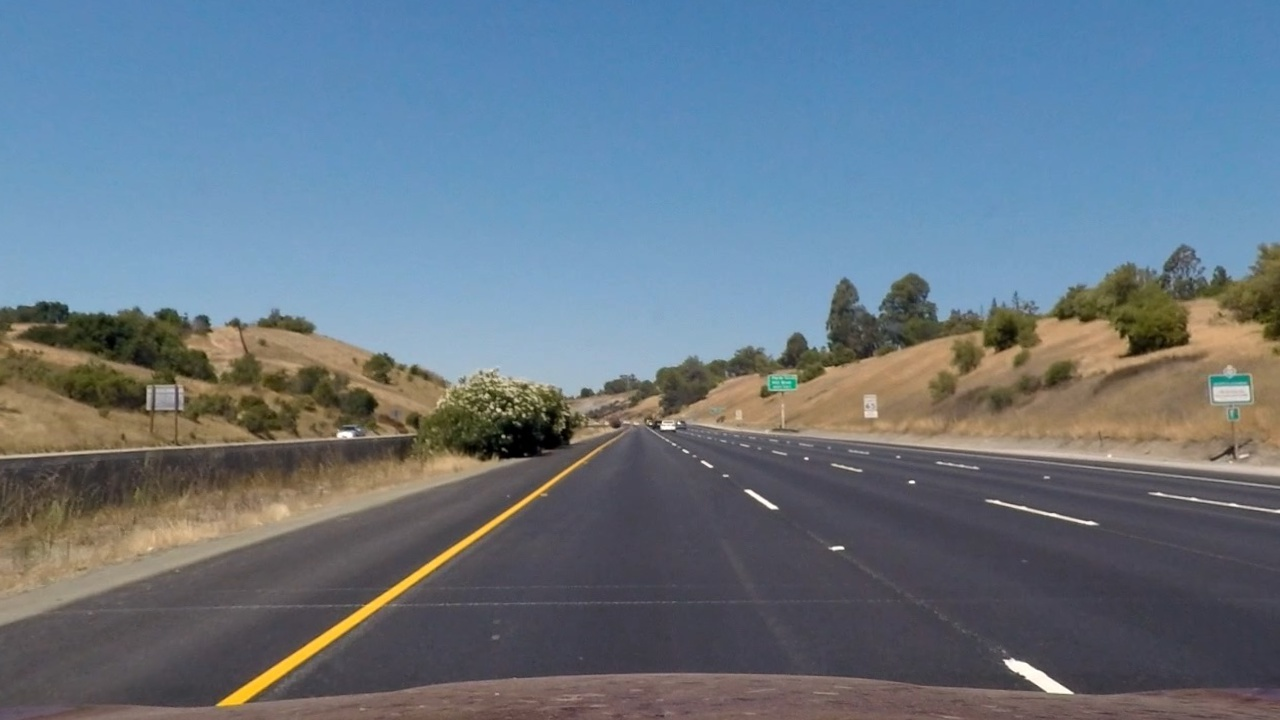
#> input picture undistorted_images/straight_lines1.jpg, 1280 x 720 px
$ python -i pipeline.py   (imports and definitions only)   (older library calls are emulated)
#> lines starting #> are read from the running program, lines starting #| are printed output that depends on the picture; after the words box and inside, x2 and y2 are one past the last pixel; in counts of white or black regions, pixels touching at a corner belong together
#> further down, picture is the input picture: shape (720, 1280, 3); mean B, G, R 131.6, 118.3, 103.6
import cv2
import pickle
import matplotlib.pyplot as plt
import numpy as np
from random import randint

# ~~~~~~~~~~~~~~~~~~~~~~~~~~~~~~~~~~~~~~~~~~~~~~~~~~~~~~~~~~~~~~~~~~~~~~~~~~~~~~~~
# DEFAULTS
# ~~~~~~~~~~~~~~~~~~~~~~~~~~~~~~~~~~~~~~~~~~~~~~~~~~~~~~~~~~~~~~~~~~~~~~~~~~~~~~~~

# Load up the camera-calibration pickle
# [2 lines not run here, left out]

# interest_area is the area of the road we're interested in - changeable in function, set here for ease of use
# interest_area = np.float32([
#                     [480, 500],
#                     [850, 500],
#                     [1200, 670],
#                     [140, 670]
#                 ])
interest_area = np.float32([ [600, 450], [720, 450], [1200, 670], [140, 670] ])

color_thresholds = { "h": (15, 100), "s": (90, 255) }

# ~~~~~~~~~~~~~~~~~~~~~~~~~~~~~~~~~~~~~~~~~~~~~~~~~~~~~~~~~~~~~~~~~~~~~~~~~~~~~~~~

# This is a helper function to help me define the interest_area for test images.
# [20 lines left out: functions testInterestArea, grabTestImage, not called in this run]

ret, mtx, dist, rvecs, tvecs = None, None, None, None, None

# [25 lines left out: functions calibrateCamera, undistort, not called in this run]

# Color / gradient threholding
# img - the image being worked on
# thresholds - dict of { "h": tuple, "s": tuple } where each tuple is (low, high)
# returns hue_mask, saturation_mask, combined_mask
def colorThreshold(img, thresholds=None, debug=False):
    if thresholds is None:
        thresholds = color_thresholds

    hls = cv2.cvtColor(img, cv2.COLOR_RGB2HLS)

    h_channel = hls[:,:,0]
    s_channel = hls[:,:,2]

    if debug is True:
        plt.figure()
        plt.suptitle("Hue mask")
        plt.imshow(h_channel)
        plt.show()
        plt.figure()
        plt.suptitle("Saturation mask")
        plt.imshow(s_channel)
        plt.show()

    binary_mask_h = np.zeros_like(h_channel)
    binary_mask_s = np.zeros_like(s_channel)
    binary_mask_combined = np.zeros_like(h_channel)

    binary_mask_h[ (h_channel > thresholds["h"][0]) & (h_channel <= thresholds["h"][1]) ] = 1
    binary_mask_s[ (s_channel > thresholds["s"][0]) & (s_channel <= thresholds["s"][1]) ] = 1
    binary_mask_combined[ (h_channel > thresholds["h"][0]) & (h_channel <= thresholds["h"][1]) & (s_channel > thresholds["s"][0]) & (s_channel <= thresholds["s"][1]) ] = 1

    if debug is True:
        plt.figure()
        plt.suptitle("Binary Mask of Hue Thresholds")
        plt.imshow(binary_mask_h)
        plt.show()

        plt.figure()
        plt.suptitle("Binary Mask of Saturation Thresholds")
        plt.imshow(binary_mask_s)
        plt.show()

        plt.figure()
        plt.suptitle("Binary Mask of Hue/Saturation Thresholds")
        plt.imshow(binary_mask_combined)
        plt.show()

    return binary_mask_h, binary_mask_s, binary_mask_combined

def absoluteSobel(img, threshold={ "x": (40, 255), "y": (80, 255) }, debug=False):
#> called with debug = False
    gray = cv2.cvtColor(img, cv2.COLOR_RGB2GRAY)
    sobelx = cv2.Sobel(gray, cv2.CV_64F, 1, 0, ksize=7)
    abs_sobelx = np.absolute(sobelx)
    scaled_sobelx = np.uint8(255 * abs_sobelx/np.max(abs_sobelx))

    sobely = cv2.Sobel(gray, cv2.CV_64F, 0, 1, ksize=7)
    abs_sobely = np.absolute(sobely)
    scaled_sobely = np.uint8(255 * abs_sobely/np.max(abs_sobely))

    sobel_binaryx = np.zeros_like(scaled_sobelx)
    sobel_binaryx[ (scaled_sobelx >= threshold["x"][0]) & (scaled_sobelx <= threshold["x"][1]) ] = 1

    sobel_binaryy = np.zeros_like(scaled_sobely)
    sobel_binaryy[ (scaled_sobely >= threshold["y"][0]) & (scaled_sobely <= threshold["y"][1]) ] = 1

    if debug is True:
        plt.figure()
        plt.suptitle("Absolute Scaled Sobel X Gradient")
        plt.imshow(scaled_sobelx)
        plt.show()

        plt.figure()
        plt.suptitle("Absolute Scaled Sobel X Threshold")
        plt.imshow(sobel_binaryx, cmap="gray")
        plt.show()

        plt.figure()
        plt.suptitle("Absolute Scaled Sobel Y Gradient")
        plt.imshow(scaled_sobely)
        plt.show()

        plt.figure()
        plt.suptitle("Absolute Scaled Sobel Y Threshold")
        plt.imshow(sobel_binaryy, cmap="gray")
        plt.show()


    return scaled_sobelx, sobel_binaryx, scaled_sobely, sobel_binaryy

def magnitudeSobel(img, threshold=(60, 255), debug=False):
    gray = cv2.cvtColor(img, cv2.COLOR_RGB2GRAY)

    sobelx = cv2.Sobel(gray, cv2.CV_64F, 1, 0, ksize=7)
    sobely = cv2.Sobel(gray, cv2.CV_64F, 0, 1, ksize=7)

    sobel = np.sqrt(sobelx ** 2 + sobely ** 2)

    scaled_sobel = np.uint8(255*sobel/np.max(sobel))

    binary_mask = np.zeros_like(scaled_sobel)
    binary_mask[ (scaled_sobel > threshold[0]) & (scaled_sobel < threshold[1]) ] = 1

    if debug is True:
        plt.figure()
        plt.suptitle("Magnitude Sobel Threshold")
        plt.imshow(scaled_sobel, cmap="gray")
        plt.show()

        plt.figure()
        plt.suptitle("Magnitude Sobel Binary Mask")
        plt.imshow(binary_mask, cmap="gray")
        plt.show()

    return scaled_sobel, binary_mask

# [22 lines left out: function directionalSobel, not called in this run]

def combinedSobel(img, debug=True):
    _, sobel_binaryx, _, sobel_binaryy = absoluteSobel(img, debug=debug)
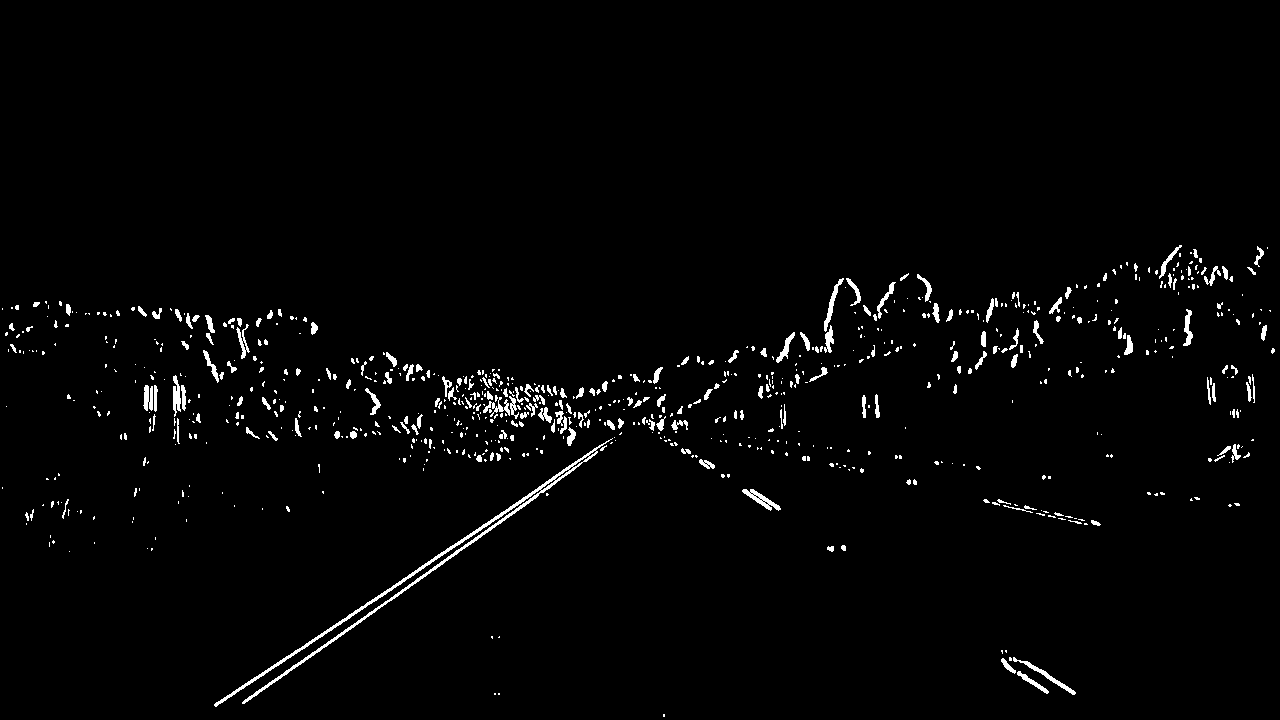
#> sobel_binaryx: shape (720, 1280); values 0 (black) and 1 (white), 1.9% white; 813 white regions (608 under 20 px), largest, box (x1, y1, x2, y2) and area: (214, 438, 613, 707) 2730, (742, 489, 781, 511) 284, (1013, 657, 1076, 695) 279
#> sobel_binaryy: shape (720, 1280); values 0 (black) and 1 (white), 1.3% white in thin lines or dots, all inside (x1, y1, x2, y2) = (0, 266, 1280, 708)
    _, magnitude_binary = magnitudeSobel(img, debug=debug)
#> magnitude_binary: shape (720, 1280); values 0 (black) and 1 (white), 3% white; 450 white regions (304 under 20 px), largest, box (x1, y1, x2, y2) and area: (137, 433, 622, 708) 3063, (0, 428, 417, 461) 1673, (792, 436, 1280, 478) 1521
    # _, directional_binary = directionalSobel(img, debug=debug)

    combined = np.zeros_like(sobel_binaryx)
    # combined[ (sobel_binaryx == 1) | (sobel_binaryy == 1) | (magnitude_binary == 1) | (directional_binary == 1) ] = 1
    combined[ (sobel_binaryx == 1) | (sobel_binaryy == 1) | (magnitude_binary == 1) ] = 1

    if debug is True:
        plt.figure()
        plt.suptitle("Combined Sobel Gradients")
        plt.imshow(combined)
        plt.show()

    return combined

def combinedThresholds(img, debug=False):
    sobelMask = combinedSobel(img, debug=debug)
#> sobelMask: shape (720, 1280); values 0 (black) and 1 (white), 3.6% white; 554 white regions (394 under 20 px), largest, box (x1, y1, x2, y2) and area: (137, 432, 622, 708) 3132, (0, 416, 419, 461) 1802, (464, 369, 557, 423) 1660
    hMask, sMask, combinedColorMask = colorThreshold(img, debug=debug)
#> in colorThreshold, `h_channel = hls[:,:,0]`:
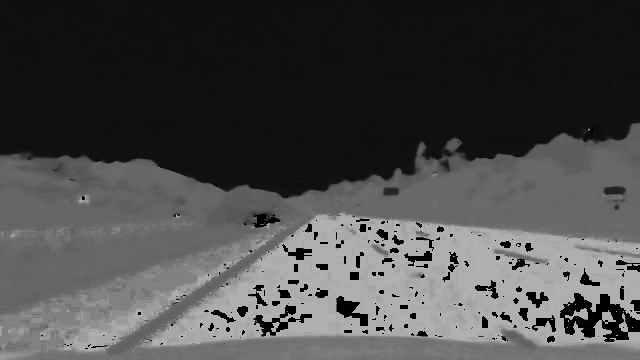
#> h_channel: shape (720, 1280) (shown at 1/2 size); min 0, max 178, mean 73.5
#> in colorThreshold, `s_channel = hls[:,:,2]`:
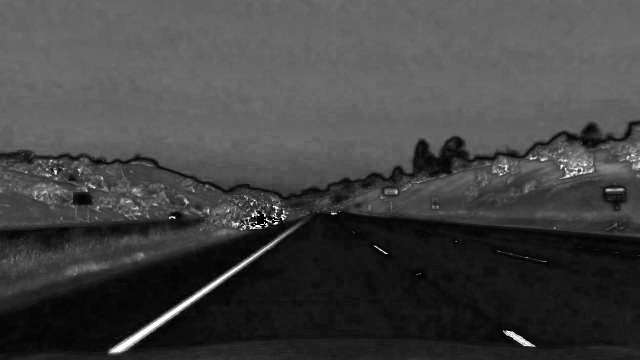
#> s_channel: shape (720, 1280) (shown at 1/2 size); min 0, max 255, mean 66.5
#> hMask: shape (720, 1280); values 0 (black) and 1 (white), 40.2% white; 549 white regions (428 under 20 px), largest, box (x1, y1, x2, y2) and area: (0, 0, 1280, 467) 337520, (216, 502, 525, 709) 4048, (574, 6, 664, 88) 3819
#> sMask: shape (720, 1280); values 0 (black) and 1 (white), 45.3% white; 499 white regions (364 under 20 px), largest, box (x1, y1, x2, y2) and area: (0, 0, 1280, 338) 384764, (217, 452, 594, 708) 5554, (1114, 293, 1190, 358) 3034
#> combinedColorMask: shape (720, 1280); values 0 (black) and 1 (white), 31.2% white; 581 white regions (415 under 20 px), largest, box (x1, y1, x2, y2) and area: (0, 0, 1280, 338) 246563, (574, 6, 664, 88) 3819, (217, 502, 525, 708) 3815

    combined = np.zeros_like(sobelMask)
    combined[ (combinedColorMask > 0) | (sobelMask > 0) ]=1

    if debug is True:
        plt.figure()
        plt.suptitle("Combined Sobel and Color Thresholds")
        plt.imshow(combined)
        plt.show()

    return combined

# perspective transform
# img - input image
# transform_area - the area we are transforming from
# to_area - the area that area should be warped to fit
# debug - whether or not to show debug information/image display on this step
# [270 lines left out: functions perspectiveTransform, detectLaneLines, drawLane, drawLane2, pipeline, not called in this run]

>>> import cv2
>>> picture = cv2.imread('undistorted_images/straight_lines1.jpg')
>>> result = combinedThresholds(picture)
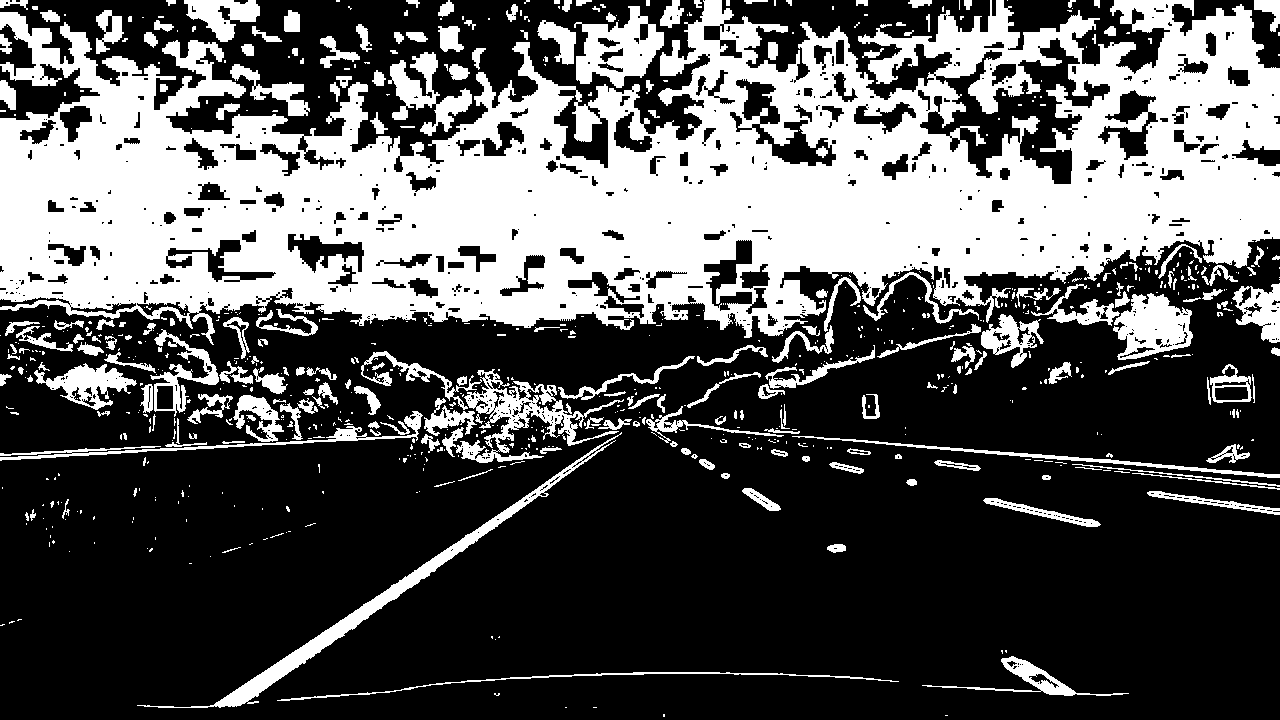
#> result: shape (720, 1280); values 0 (black) and 1 (white), 34.5% white; 786 white regions (551 under 20 px), largest, box (x1, y1, x2, y2) and area: (0, 0, 1280, 345) 247833, (137, 432, 622, 708) 5357, (456, 369, 624, 463) 4142

$ run again, on undistorted_images/straight_lines2.jpg
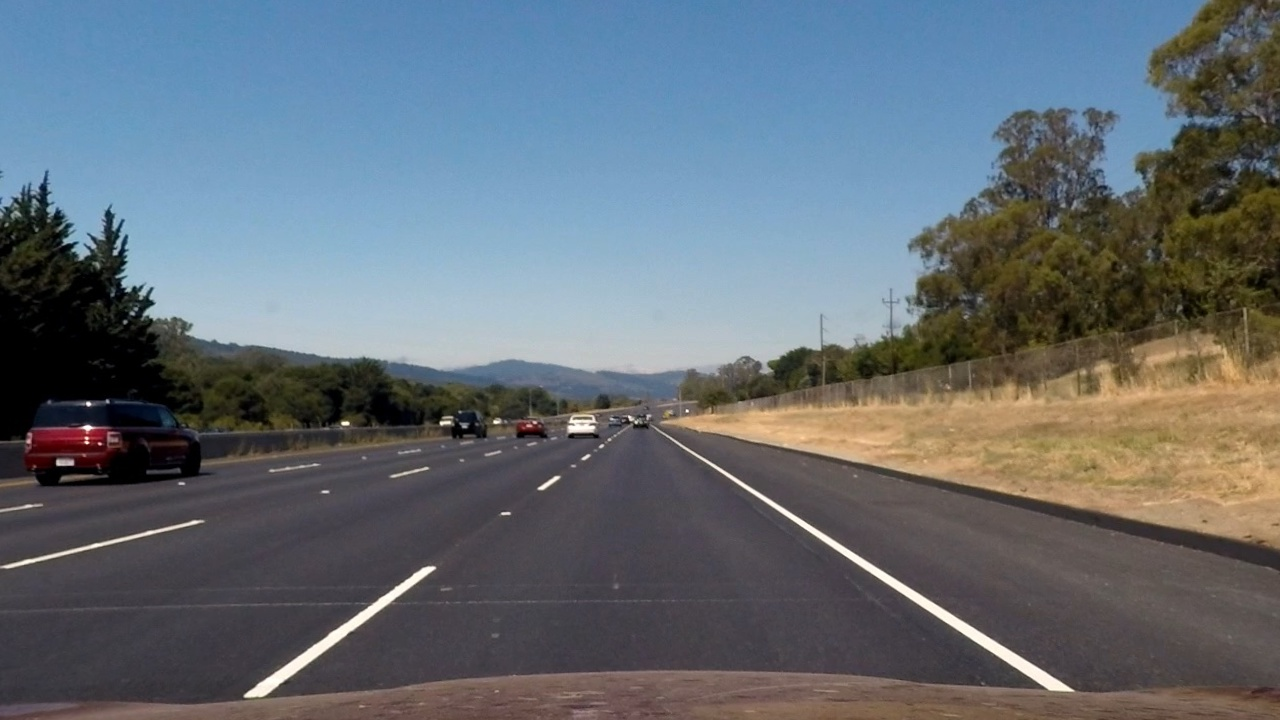
#> input picture undistorted_images/straight_lines2.jpg, 1280 x 720 px
#> picture is the input picture: shape (720, 1280, 3); mean B, G, R 116.7, 109.1, 100.4
#> in combinedSobel, `_, sobel_binaryx, _, sobel_binaryy = absoluteSobel(img, debug=debug)`:
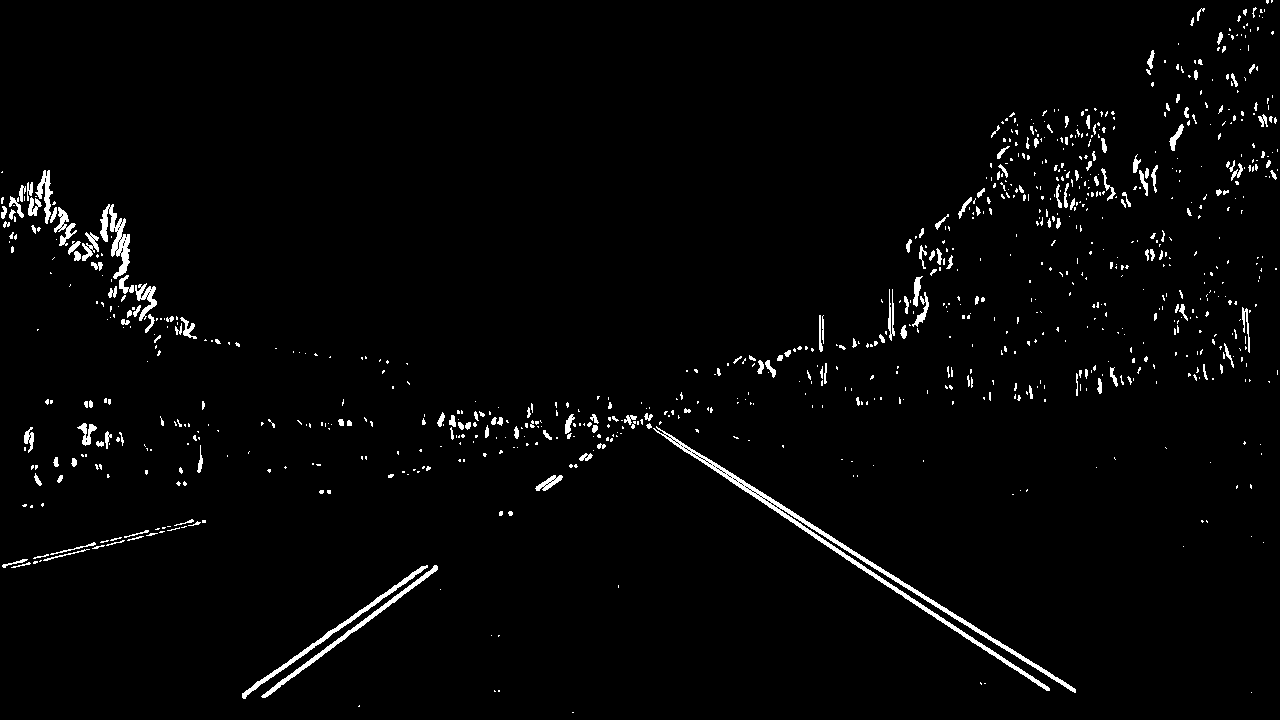
#> sobel_binaryx: shape (720, 1280); values 0 (black) and 1 (white), 2.3% white; 892 white regions (698 under 20 px), largest, box (x1, y1, x2, y2) and area: (653, 426, 1076, 693) 3678, (242, 565, 428, 699) 992, (261, 565, 438, 698) 972
#> sobel_binaryy: shape (720, 1280); values 0 (black) and 1 (white), 1.3% white in thin lines or dots
#> magnitude_binary: shape (720, 1280); values 0 (black) and 1 (white), 2.6% white; 437 white regions (318 under 20 px), largest, box (x1, y1, x2, y2) and area: (653, 426, 1112, 693) 3895, (29, 170, 453, 372) 3594, (242, 564, 438, 699) 2029
#> sobelMask: shape (720, 1280); values 0 (black) and 1 (white), 3.5% white; 805 white regions (618 under 20 px), largest, box (x1, y1, x2, y2) and area: (27, 170, 453, 372) 4298, (653, 426, 1112, 693) 3916, (242, 564, 438, 699) 2087
#> hls: shape (720, 1280, 3); mean of channels 0, 1, 2 78.3, 108.3, 62.1
#> hMask: shape (720, 1280); values 0 (black) and 1 (white), 41.9% white; 700 white regions (561 under 20 px), largest, box (x1, y1, x2, y2) and area: (0, 0, 1280, 444) 363330, (1015, 430, 1182, 484) 3099, (908, 0, 974, 22) 791
#> sMask: shape (720, 1280); values 0 (black) and 1 (white), 38.4% white; 976 white regions (798 under 20 px), largest, box (x1, y1, x2, y2) and area: (0, 0, 1194, 288) 264124, (839, 123, 1280, 381) 32235, (678, 338, 1280, 475) 18188
#> combinedColorMask: shape (720, 1280); values 0 (black) and 1 (white), 25% white; 1069 white regions (857 under 20 px), largest, box (x1, y1, x2, y2) and area: (0, 0, 1104, 288) 170186, (967, 123, 1280, 358) 25925, (839, 302, 1014, 381) 4517
#> `result = combinedThresholds(picture)`:
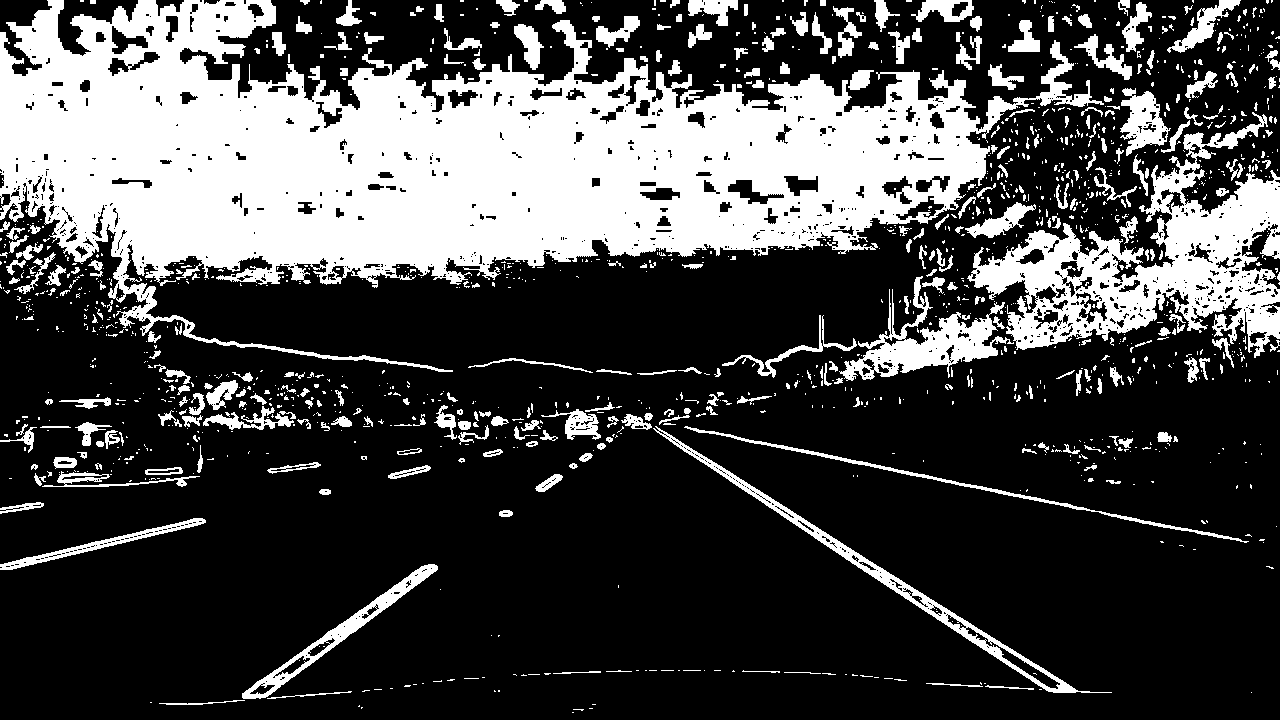
#> result: shape (720, 1280); values 0 (black) and 1 (white), 28.2% white; 1420 white regions (1087 under 20 px), largest, box (x1, y1, x2, y2) and area: (0, 0, 1104, 372) 175617, (967, 112, 1280, 358) 27052, (839, 276, 1014, 381) 5452
